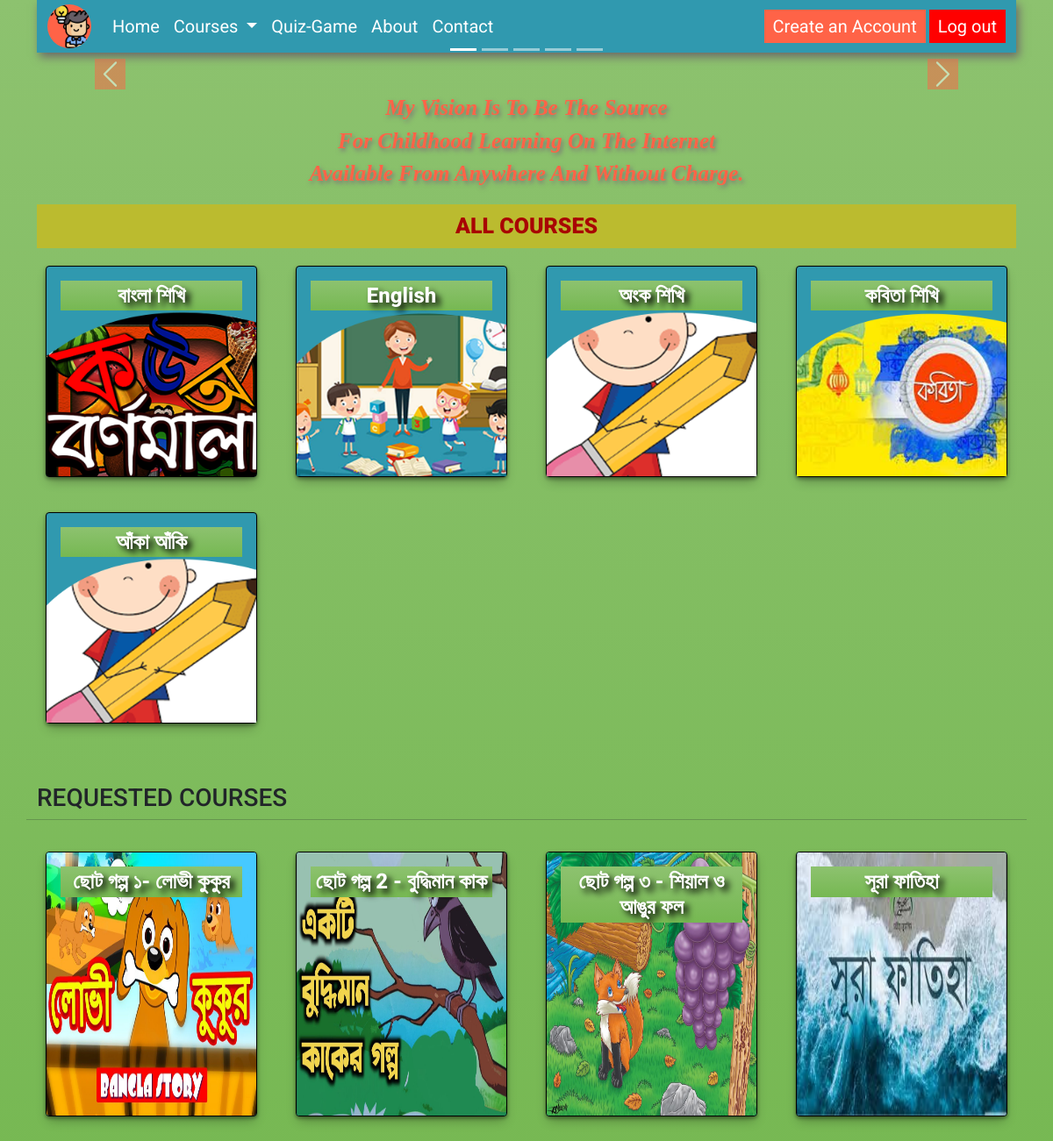
The app's page / (signed in) with its own data.
### kids/models.py (models this page shows, shortened)
class Requested_course(models.Model):
    user = models.ForeignKey(User, on_delete=models.CASCADE)
    image = models.ImageField(null=False, blank=False)
    subject_title = models.CharField(max_length=200)
    description = models.TextField()
    class Meta:
        verbose_name_plural = 'requested_course'

### kids/views.py (the view)
# urls.py: path('', views.index, name='index'),
@login_required(login_url='signin')
def index(request):
    courses = Course.objects.all()
    request_courches = Requested_course.objects.all()
    context = {
        'request_courches': request_courches,
    }
    return render(request, 'index.html', context)

### kids/templates/index.html (shortened to what this page needs)
{% extends 'base.html' %}
{% load static %}
{% block content %}
<html lang="en">
<head>
  <link rel="stylesheet" href="https://use.fontawesome.com/releases/v5.7.2/css/all.css"
 />
</head>
<body>
  <section>
    <div class="container">
      <div class="row">
        <div class="col">
          <div class="heding">
            <h1>All courses</h1>
          </div>
        </div>
      </div>
    </div>
    <div class="container">
      <div class="row">
        <div class="col-lg-3 col-md-4 ">
          <a href="{% url 'bangla' %}">
            <div class="card">
              <img class="card-img-top" src="{% static 'img/বাংলা শিখি.png' %}" alt="Card image">
              <div class="card-img-overlay">
                <h4 class="card-title">বাংলা শিখি</h4>
              </div>
            </div>
          </a>
        </div>
        <div class="col-lg-3 col-md-4 ">
          <a href="{% url 'englishAlphabet' %}">
            <div class="card">
              <img class="card-img-top" src="{% static 'img/English.png' %}" alt="Card image">
              <div class="card-img-overlay">
                <h4 class="card-title">English</h4>
              </div>
            </div>
          </a>
        </div>
        <div class="col-lg-3 col-md-4 ">
          <a href="{% url 'অংক-শিখি' %}">
            <div class="card">
              <img class="card-img-top" src="{% static 'img/অংক শিখি.png' %}" alt="Card image">
              <div class="card-img-overlay">
                <h4 class="card-title">অংক শিখি</h4>
              </div>
            </div>
          </a>
        </div>
        <div class="col-lg-3 col-md-4 ">
          <a href="{% url 'kobita' %}">
            <div class="card">
              <img class="card-img-top" src="{% static 'img/কবিতা.png' %}" alt="Card image">
              <div class="card-img-overlay">
                <h4 class="card-title">কবিতা শিখি</h4>
              </div>
            </div>
          </a>
        </div>
        <div class="col-lg-3 col-md-4 ">
          <a href="{% url 'paint' %}">
            <div class="card">
              <img class="card-img-top" src="{% static 'img/akaki.png' %}" alt="Card image">
              <div class="card-img-overlay">
                <h4 class="card-title">আঁকা আঁকি </h4>
              </div>
            </div>
          </a>
        </div>
      </div>
    </div>
  </section>
  <br><br>
  <section>
    <div class="container">
      <div class="row">
          <h3>REQUESTED COURSES</h3> <hr>
         {% for request_courche in request_courches %}
         <div class="col-lg-3 col-md-4 ">
          <a href="{% url 'courch-details' request_courche.id %}">
            <div class="card">
              <img class="card-img-top card-img" src="{{request_courche.image.url}}" alt="Card image">
              <div class="card-img-overlay">
                <h4 class="card-title">{{request_courche.subject_title}}
                </h4>
              </div>
            </div>
          </a>
        </div>
         {% endfor %}
      </div>
    </div>
  </section>
</body>
</html>
{% endblock content %}

### kids/templates/base.html (shortened to what this page needs)
{% load static %}
<!doctype html>
<html lang="en">
<head>
  <link href="https://cdn.jsdelivr.net/npm/bootstrap@5.0.2/dist/css/bootstrap.min.css" rel="stylesheet"
>
  <link rel="stylesheet" href="{% static 'styles.css' %}">
  <link rel="stylesheet" href="{% static 'courses.css' %}">
  <link rel="stylesheet" href="{% static 'namota.css' %}">
</head>
<body>
   <div class="container">
    <nav class="navbar navbar-expand-lg navbar-light navbg-color">
      <div class="container-fluid">
        <a class="navbar-brand" href="#"><img class="logo" src="{% static 'img/ideas.png' %}" alt="idealogo"></a>
        <div class="collapse navbar-collapse" id="navbarText">
          <ul class="navbar-nav me-auto mb-2 mb-lg-0">
            <li class="nav-item">
              <a class="nav-link active" aria-current="page" href="{% url 'index' %}">Home</a>
            </li>
            <li class="nav-item dropdown">
              <a class="nav-link dropdown-toggle" href="#" id="navbarDropdownMenuLink" role="button" data-bs-toggle="dropdown" aria-expanded="false">
                Courses
              </a>
            </li>
            <li class="nav-item">
              <a class="nav-link" href="quizlist">Quiz-Game</a>
            </li>
            <li class="nav-item">
              <a class="nav-link" href="about">About</a>
            </li>
            <li class="nav-item">
              <a class="nav-link" href="contact">Contact</a>
            </li>
          </ul>
          <form action="#">
            <span class="navbar-text">
              <a href="signup"><button type="button" class="btn-style">Create an Account</button></a>
            </span>
            <span class="navbar-text">
              <a href="logout"><button style="background-color:red;" type="button" class="btn-style">Log out</button></a>
            </span>
          </form>
        </div>
      </div>
    </nav>
  </div>
  <br>
<div class="container">
<div id="carouselExampleCaptions" class="carousel slide" data-bs-ride="carousel">
  <div class="carousel-indicators">
    <button type="button" data-bs-target="#carouselExampleCaptions" data-bs-slide-to="0" class="active" aria-current="true" aria-label="Slide 1"></button>
    <button type="button" data-bs-target="#carouselExampleCaptions" data-bs-slide-to="1" aria-label="Slide 2"></button>
    <button type="button" data-bs-target="#carouselExampleCaptions" data-bs-slide-to="2" aria-label="Slide 3"></button>
    <button type="button" data-bs-target="#carouselExampleCaptions" data-bs-slide-to="3" aria-label="Slide 4"></button>
    <button type="button" data-bs-target="#carouselExampleCaptions" data-bs-slide-to="4" aria-label="Slide 5"></button>
  </div>
  <button class="carousel-control-prev" type="button" data-bs-target="#carouselExampleCaptions" data-bs-slide="prev">
    <span class="carousel-control-prev-icon btnbg-style" aria-hidden="true"></span>
  </button>
  <button class="carousel-control-next" type="button" data-bs-target="#carouselExampleCaptions" data-bs-slide="next">
    <span class="carousel-control-next-icon btnbg-style" aria-hidden="true"></span>
  </button>
</div>
</div>
<div class="container">
  <div class="row">
    <div class="col">
     <div class="paras">
     <p> My vision is to be the source <br>
      for childhood learning on the internet <br>
      available from anywhere and without charge. <br>
     </div>
    </div>
  </div>
</div>
{% block content %}
{% endblock content %}
<br><br><br>
</body>
</html>

### static/styles.css (style rules this page uses)
* { margin: 0px; padding: 0px; scroll-behavior: smooth; }
body { background: #3b910c; background: -webkit-linear-gradient(to top, #76b852, #8DC26F); background: -moz-linear-gradient(to top, #76b852, #8DC26F); background: -o-linear-gradient(to top, #76b852, #8DC26F); background: linear-gradient(to top, #76b852, #8DC26F); background-size: cover; background-attachment: fixed; font-family: 'Roboto', sans-serif; }
.logo { width: 50px; height: 50px; background-color: tomato; border-radius: 100%; transition: 1s; }
.nav-link { font-size: 20px; font-family: 'Roboto', sans-serif; transition: 0.5s; }
.btn-style { border: 0px; background: tomato; padding: 4px 10px; font-size: 20px; color: white; font-family: 'Roboto', sans-serif; transition: 1s; }
.navbg-color { background:#3099af !important; box-shadow: 3px 5px 10px rgb(109, 105, 105) !important; padding: 0px !important; }
.nav-link { color: white !important; }
.btnbg-style { background-color: tomato; width: 35px; height: 35px; }
.paras p { text-align: center; font-size: 25px; font-weight: 900; color:tomato; text-transform: capitalize; margin-top: 20px; text-indent: initial; font-style: italic; font-family: 'Edu SA Beginner', cursive !important; text-shadow: 2px 3px 5px rgb(121, 118, 118); }

### static/courses.css (style rules this page uses)
.heding h1 { font-size: 25px; font-weight: 900; text-transform:uppercase; color:rgb(168, 4, 4); text-align: center; font-family: 'Roboto', sans-serif; padding: 10px; margin-bottom: 0px; background: rgb(187, 187, 47); }
.card { text-align: center; background-color: #3099af; margin: 20px 10px; color: white; font-weight: bold; border: 1px solid black; box-shadow: rgba(0, 0, 0, 0.4) 0px 2px 4px, rgba(0, 0, 0, 0.3) 0px 7px 13px -3px, rgba(0, 0, 0, 0.2) 0px -3px 0px inset; }
.card h4 { box-shadow: 1px ; text-shadow: 5px 5px 7px #000000; font-weight: 800; }

### kids/templates/index.html (style rules this page uses)
.card-img { height: 300px; }
.card-title { background: linear-gradient(to top, #76b852, #8DC26F); padding: 3px; }
.card-title { color: white; }
a { text-decoration: none; }

### records on screen
Requested_course: image (picture), subject_title "ছোট গল্প ১- লোভী কুকুর"
Requested_course: image (placeholder picture), subject_title "ছোট গল্প 2 - বুদ্ধিমান কাক"
Requested_course: image (picture), subject_title "ছোট গল্প ৩ - শিয়াল ও আঙুর ফল"
Requested_course: image (picture), subject_title "সূরা ফাতিহা"
